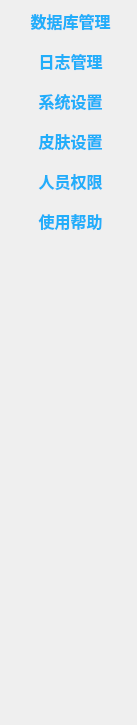
    <widget class="QWidget" name="xitongweihu">
     <property name="geometry">
      <rect>
       <x>0</x>
       <y>0</y>
       <width>137</width>
       <height>725</height>
      </rect>
     </property>
     <attribute name="icon">
      <iconset>
       <normaloff>:/img/img/weihu.png</normaloff>:/img/img/weihu.png</iconset>
     </attribute>
     <attribute name="label">
      <string>系统维护</string>
     </attribute>
     <widget class="QPushButton" name="pushButton_personsetting">
      <property name="geometry">
       <rect>
        <x>0</x>
        <y>160</y>
        <width>141</width>
        <height>41</height>
       </rect>
      </property>
      <property name="font">
       <font>
        <family>微软雅黑</family>
        <pointsize>12</pointsize>
        <weight>75</weight>
        <bold>true</bold>
       </font>
      </property>
      <property name="styleSheet">
       <string notr="true">color: rgb(34, 174, 250);</string>
      </property>
      <property name="text">
       <string>人员权限</string>
      </property>
      <property name="flat">
       <bool>true</bool>
      </property>
     </widget>
     <widget class="QPushButton" name="pushButton_syssetting">
      <property name="geometry">
       <rect>
        <x>0</x>
        <y>80</y>
        <width>141</width>
        <height>41</height>
       </rect>
      </property>
      <property name="font">
       <font>
        <family>微软雅黑</family>
        <pointsize>12</pointsize>
        <weight>75</weight>
        <bold>true</bold>
       </font>
      </property>
      <property name="styleSheet">
       <string notr="true">color: rgb(34, 174, 250);</string>
      </property>
      <property name="text">
       <string>系统设置</string>
      </property>
      <property name="flat">
       <bool>true</bool>
      </property>
     </widget>
     <widget class="QPushButton" name="pushButton_log">
      <property name="geometry">
       <rect>
        <x>0</x>
        <y>40</y>
        <width>141</width>
        <height>41</height>
       </rect>
      </property>
      <property name="font">
       <font>
        <family>微软雅黑</family>
        <pointsize>12</pointsize>
        <weight>75</weight>
        <bold>true</bold>
       </font>
      </property>
      <property name="styleSheet">
       <string notr="true">color: rgb(34, 174, 250);</string>
      </property>
      <property name="text">
       <string>日志管理</string>
      </property>
      <property name="flat">
       <bool>true</bool>
      </property>
     </widget>
     <widget class="QPushButton" name="pushButton_theme">
      <property name="geometry">
       <rect>
        <x>0</x>
        <y>120</y>
        <width>141</width>
        <height>41</height>
       </rect>
      </property>
      <property name="font">
       <font>
        <family>微软雅黑</family>
        <pointsize>12</pointsize>
        <weight>75</weight>
        <bold>true</bold>
       </font>
      </property>
      <property name="styleSheet">
       <string notr="true">color: rgb(34, 174, 250);</string>
      </property>
      <property name="text">
       <string>皮肤设置</string>
      </property>
      <property name="flat">
       <bool>true</bool>
      </property>
     </widget>
     <widget class="QPushButton" name="pushButton_DBSetting">
      <property name="geometry">
       <rect>
        <x>0</x>
        <y>0</y>
        <width>141</width>
        <height>41</height>
       </rect>
      </property>
      <property name="font">
       <font>
        <family>微软雅黑</family>
        <pointsize>12</pointsize>
        <weight>75</weight>
        <bold>true</bold>
       </font>
      </property>
      <property name="styleSheet">
       <string notr="true">color: rgb(34, 174, 250);</string>
      </property>
      <property name="text">
       <string>数据库管理</string>
      </property>
      <property name="flat">
       <bool>true</bool>
      </property>
     </widget>
     <widget class="QPushButton" name="pushButton_help">
      <property name="geometry">
       <rect>
        <x>0</x>
        <y>200</y>
        <width>141</width>
        <height>41</height>
       </rect>
      </property>
      <property name="font">
       <font>
        <family>微软雅黑</family>
        <pointsize>12</pointsize>
        <weight>75</weight>
        <bold>true</bold>
       </font>
      </property>
      <property name="styleSheet">
       <string notr="true">color: rgb(34, 174, 250);</string>
      </property>
      <property name="text">
       <string>使用帮助</string>
      </property>
      <property name="flat">
       <bool>true</bool>
      </property>
     </widget>
    </widget>
